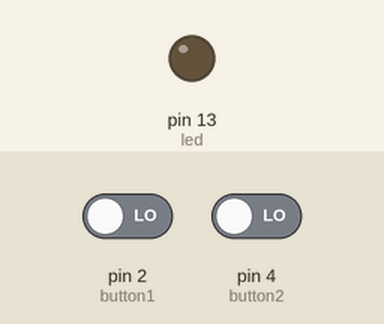
Bench run of a sketch on a simulated Arduino Uno, built with avr-gcc and run on an emulated ATmega328P. On the bench: output pins drawn as LEDs (lit = HIGH). Inputs (shaded band) come from the test bench; at power-on: pin 2 (button1) LOW, pin 4 (button2) LOW.

Above: at 1.2 s.
1.3 s: pin 2 (button1) driven HIGH and pin 4 (button2) driven HIGH
At 2.5 s:
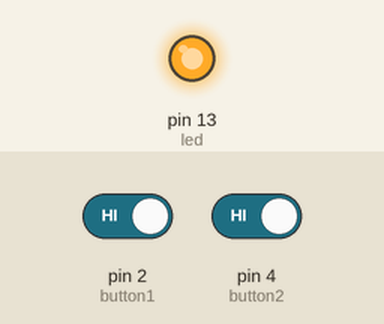
2.8 s: pin 2 (button1) driven LOW
At 3.7 s:
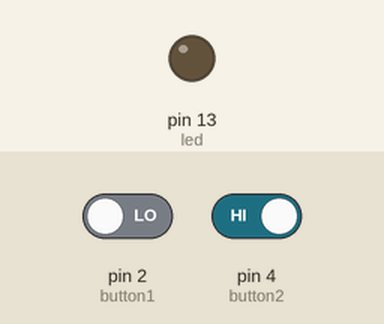
4.3 s: pin 2 (button1) driven HIGH
At 4.9 s:
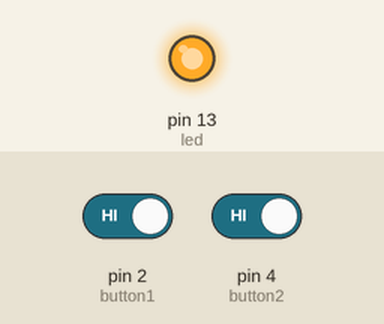
Timing chart, 0 to 7.3 s (numbered marks = the images above; inputs shaded):
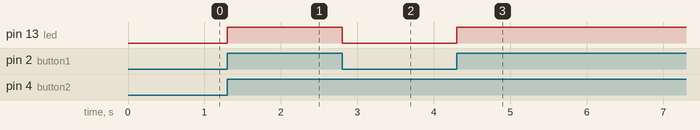

Measured:
- after the input at 1.3 s, pin 13 (led): LOW → HIGH at once
- after the input at 2.8 s, pin 13 (led): HIGH → LOW at once
- after the input at 4.3 s, pin 13 (led): LOW → HIGH at once

The sketch:

button_2_button_1_led.ino
```cpp
int led = 13;
int button1 = 2;
int button2 = 4;
int buttonState1, buttonState2;
void setup() {
  pinMode(led,OUTPUT);
  pinMode(button1,INPUT);
  pinMode(button2,INPUT);
}

void loop() {
  buttonState1 = digitalRead(button1);
  buttonState2 = digitalRead(button2);
  if(buttonState1 == HIGH && buttonState2==HIGH)
  {
    digitalWrite(led,HIGH);
  } else digitalWrite(led,LOW);
}
```
